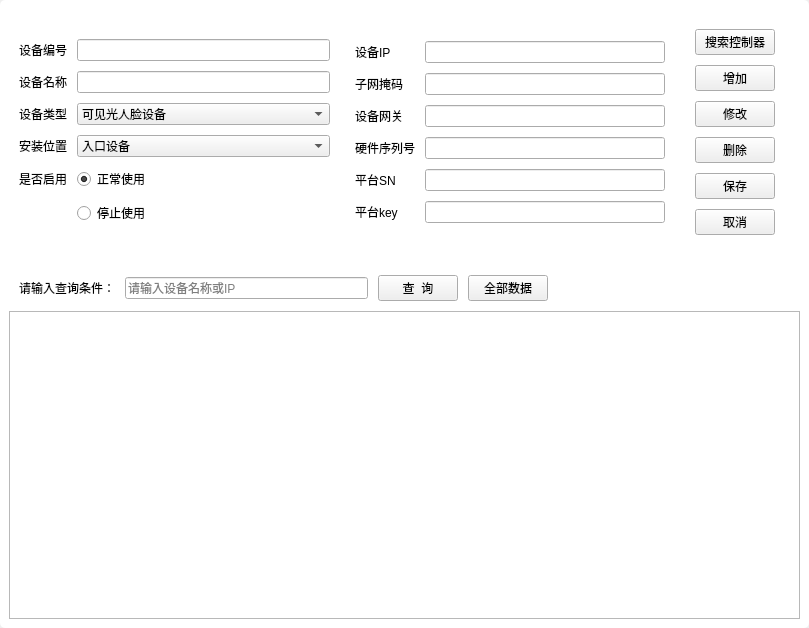
<?xml version="1.0" encoding="UTF-8"?>
<ui version="4.0">
 <class>Form</class>
 <widget class="QWidget" name="Form">
  <property name="windowModality">
   <enum>Qt::WindowModal</enum>
  </property>
  <property name="geometry">
   <rect>
    <x>0</x>
    <y>0</y>
    <width>809</width>
    <height>628</height>
   </rect>
  </property>
  <property name="windowTitle">
   <string>Form</string>
  </property>
  <property name="styleSheet">
   <string notr="true">QWidget #Form{
    background-color: rgb(255, 255, 255);
    border-radius:5px;
}</string>
  </property>
  <layout class="QVBoxLayout" name="verticalLayout_2">
   <property name="leftMargin">
    <number>0</number>
   </property>
   <property name="topMargin">
    <number>0</number>
   </property>
   <property name="rightMargin">
    <number>0</number>
   </property>
   <property name="bottomMargin">
    <number>0</number>
   </property>
   <item>
    <widget class="QWidget" name="widget" native="true">
     <property name="styleSheet">
      <string notr="true">QWidget #widget{
    background-color: rgb(255, 255, 255);
    border-radius:5px;
}</string>
     </property>
     <layout class="QVBoxLayout" name="verticalLayout_3">
      <property name="spacing">
       <number>10</number>
      </property>
      <item>
       <layout class="QHBoxLayout" name="horizontalLayout">
        <property name="leftMargin">
         <number>10</number>
        </property>
        <property name="topMargin">
         <number>20</number>
        </property>
        <property name="rightMargin">
         <number>10</number>
        </property>
        <property name="bottomMargin">
         <number>10</number>
        </property>
        <item>
         <layout class="QFormLayout" name="formLayout">
          <property name="formAlignment">
           <set>Qt::AlignLeading|Qt::AlignLeft|Qt::AlignVCenter</set>
          </property>
          <item row="0" column="0">
           <widget class="QLabel" name="label">
            <property name="styleSheet">
             <string notr="true">background-color: rgb(255, 255, 255);</string>
            </property>
            <property name="text">
             <string>设备编号</string>
            </property>
           </widget>
          </item>
          <item row="0" column="1">
           <widget class="QLineEdit" name="le_deviceId"/>
          </item>
          <item row="1" column="0">
           <widget class="QLabel" name="label_2">
            <property name="styleSheet">
             <string notr="true">background-color: rgb(255, 255, 255);</string>
            </property>
            <property name="text">
             <string>设备名称</string>
            </property>
           </widget>
          </item>
          <item row="1" column="1">
           <widget class="QLineEdit" name="le_deviceName"/>
          </item>
          <item row="2" column="0">
           <widget class="QLabel" name="label_5">
            <property name="styleSheet">
             <string notr="true">background-color: rgb(255, 255, 255);</string>
            </property>
            <property name="text">
             <string>设备类型</string>
            </property>
           </widget>
          </item>
          <item row="2" column="1">
           <widget class="QComboBox" name="cb_deviceType">
            <item>
             <property name="text">
              <string>可见光人脸设备</string>
             </property>
            </item>
            <item>
             <property name="text">
              <string>红外光人脸设备</string>
             </property>
            </item>
            <item>
             <property name="text">
              <string>刷卡设备</string>
             </property>
            </item>
            <item>
             <property name="text">
              <string>其他设备</string>
             </property>
            </item>
           </widget>
          </item>
          <item row="3" column="0">
           <widget class="QLabel" name="label_6">
            <property name="styleSheet">
             <string notr="true">background-color: rgb(255, 255, 255);</string>
            </property>
            <property name="text">
             <string>安装位置</string>
            </property>
           </widget>
          </item>
          <item row="3" column="1">
           <widget class="QComboBox" name="cb_location">
            <item>
             <property name="text">
              <string>入口设备</string>
             </property>
            </item>
            <item>
             <property name="text">
              <string>出口设备</string>
             </property>
            </item>
            <item>
             <property name="text">
              <string>出入口设备</string>
             </property>
            </item>
            <item>
             <property name="text">
              <string>其他设备</string>
             </property>
            </item>
           </widget>
          </item>
          <item row="4" column="0">
           <widget class="QLabel" name="label_7">
            <property name="styleSheet">
             <string notr="true">background-color: rgb(255, 255, 255);</string>
            </property>
            <property name="text">
             <string>是否启用</string>
            </property>
           </widget>
          </item>
          <item row="4" column="1">
           <widget class="QRadioButton" name="radioButton_nomal">
            <property name="text">
             <string>正常使用</string>
            </property>
            <property name="checked">
             <bool>true</bool>
            </property>
           </widget>
          </item>
          <item row="5" column="1">
           <widget class="QRadioButton" name="radioButton_stop">
            <property name="text">
             <string>停止使用</string>
            </property>
           </widget>
          </item>
         </layout>
        </item>
        <item>
         <spacer name="horizontalSpacer_2">
          <property name="orientation">
           <enum>Qt::Horizontal</enum>
          </property>
          <property name="sizeType">
           <enum>QSizePolicy::Fixed</enum>
          </property>
          <property name="sizeHint" stdset="0">
           <size>
            <width>15</width>
            <height>20</height>
           </size>
          </property>
         </spacer>
        </item>
        <item>
         <layout class="QFormLayout" name="formLayout_2">
          <property name="formAlignment">
           <set>Qt::AlignLeading|Qt::AlignLeft|Qt::AlignVCenter</set>
          </property>
          <item row="0" column="0">
           <widget class="QLabel" name="label_8">
            <property name="styleSheet">
             <string notr="true">background-color: rgb(255, 255, 255);</string>
            </property>
            <property name="text">
             <string>设备IP</string>
            </property>
           </widget>
          </item>
          <item row="0" column="1">
           <widget class="QLineEdit" name="le_deviceIP"/>
          </item>
          <item row="1" column="0">
           <widget class="QLabel" name="label_9">
            <property name="styleSheet">
             <string notr="true">background-color: rgb(255, 255, 255);</string>
            </property>
            <property name="text">
             <string>子网掩码</string>
            </property>
           </widget>
          </item>
          <item row="1" column="1">
           <widget class="QLineEdit" name="le_deivceMask"/>
          </item>
          <item row="2" column="0">
           <widget class="QLabel" name="label_10">
            <property name="styleSheet">
             <string notr="true">background-color: rgb(255, 255, 255);</string>
            </property>
            <property name="text">
             <string>设备网关</string>
            </property>
           </widget>
          </item>
          <item row="2" column="1">
           <widget class="QLineEdit" name="le_deviceGateWay"/>
          </item>
          <item row="5" column="0">
           <widget class="QLabel" name="label_11">
            <property name="styleSheet">
             <string notr="true">background-color: rgb(255, 255, 255);</string>
            </property>
            <property name="text">
             <string>平台SN</string>
            </property>
           </widget>
          </item>
          <item row="5" column="1">
           <widget class="QLineEdit" name="le_deviceSN"/>
          </item>
          <item row="6" column="0">
           <widget class="QLabel" name="label_12">
            <property name="styleSheet">
             <string notr="true">background-color: rgb(255, 255, 255);</string>
            </property>
            <property name="text">
             <string>平台key</string>
            </property>
           </widget>
          </item>
          <item row="6" column="1">
           <widget class="QLineEdit" name="le_key"/>
          </item>
          <item row="3" column="1">
           <widget class="QLineEdit" name="le_Memo"/>
          </item>
          <item row="3" column="0">
           <widget class="QLabel" name="label_3">
            <property name="styleSheet">
             <string notr="true">background-color: rgb(255, 255, 255);</string>
            </property>
            <property name="text">
             <string>硬件序列号</string>
            </property>
           </widget>
          </item>
         </layout>
        </item>
        <item>
         <spacer name="horizontalSpacer">
          <property name="orientation">
           <enum>Qt::Horizontal</enum>
          </property>
          <property name="sizeType">
           <enum>QSizePolicy::Fixed</enum>
          </property>
          <property name="sizeHint" stdset="0">
           <size>
            <width>20</width>
            <height>20</height>
           </size>
          </property>
         </spacer>
        </item>
        <item>
         <layout class="QVBoxLayout" name="verticalLayout">
          <item>
           <widget class="QPushButton" name="pb_search">
            <property name="text">
             <string>搜索控制器</string>
            </property>
           </widget>
          </item>
          <item>
           <widget class="QPushButton" name="pb_add">
            <property name="text">
             <string>增加</string>
            </property>
           </widget>
          </item>
          <item>
           <widget class="QPushButton" name="pb_update">
            <property name="text">
             <string>修改</string>
            </property>
           </widget>
          </item>
          <item>
           <widget class="QPushButton" name="pb_del">
            <property name="text">
             <string>删除</string>
            </property>
           </widget>
          </item>
          <item>
           <widget class="QPushButton" name="pb_save">
            <property name="text">
             <string>保存</string>
            </property>
           </widget>
          </item>
          <item>
           <widget class="QPushButton" name="pb_esc">
            <property name="text">
             <string>取消</string>
            </property>
           </widget>
          </item>
         </layout>
        </item>
        <item>
         <spacer name="horizontalSpacer_4">
          <property name="orientation">
           <enum>Qt::Horizontal</enum>
          </property>
          <property name="sizeType">
           <enum>QSizePolicy::Fixed</enum>
          </property>
          <property name="sizeHint" stdset="0">
           <size>
            <width>15</width>
            <height>20</height>
           </size>
          </property>
         </spacer>
        </item>
       </layout>
      </item>
      <item>
       <spacer name="verticalSpacer">
        <property name="orientation">
         <enum>Qt::Vertical</enum>
        </property>
        <property name="sizeType">
         <enum>QSizePolicy::Fixed</enum>
        </property>
        <property name="sizeHint" stdset="0">
         <size>
          <width>10</width>
          <height>10</height>
         </size>
        </property>
       </spacer>
      </item>
      <item>
       <layout class="QHBoxLayout" name="horizontalLayout_2">
        <property name="spacing">
         <number>10</number>
        </property>
        <property name="leftMargin">
         <number>10</number>
        </property>
        <property name="topMargin">
         <number>10</number>
        </property>
        <property name="rightMargin">
         <number>10</number>
        </property>
        <property name="bottomMargin">
         <number>0</number>
        </property>
        <item>
         <widget class="QLabel" name="label_4">
          <property name="styleSheet">
           <string notr="true">background-color: rgb(255, 255, 255);</string>
          </property>
          <property name="text">
           <string>请输入查询条件：</string>
          </property>
         </widget>
        </item>
        <item>
         <widget class="QLineEdit" name="le_queryPara">
          <property name="inputMask">
           <string/>
          </property>
          <property name="text">
           <string/>
          </property>
          <property name="alignment">
           <set>Qt::AlignLeading|Qt::AlignLeft|Qt::AlignVCenter</set>
          </property>
          <property name="placeholderText">
           <string>请输入设备名称或IP</string>
          </property>
         </widget>
        </item>
        <item>
         <widget class="QPushButton" name="pb_query">
          <property name="text">
           <string>查  询</string>
          </property>
         </widget>
        </item>
        <item>
         <widget class="QPushButton" name="pb_allData">
          <property name="text">
           <string>全部数据</string>
          </property>
         </widget>
        </item>
        <item>
         <spacer name="horizontalSpacer_3">
          <property name="orientation">
           <enum>Qt::Horizontal</enum>
          </property>
          <property name="sizeHint" stdset="0">
           <size>
            <width>40</width>
            <height>20</height>
           </size>
          </property>
         </spacer>
        </item>
       </layout>
      </item>
      <item>
       <widget class="QTableView" name="tv_device">
        <property name="alternatingRowColors">
         <bool>true</bool>
        </property>
        <property name="selectionMode">
         <enum>QAbstractItemView::SingleSelection</enum>
        </property>
        <property name="selectionBehavior">
         <enum>QAbstractItemView::SelectRows</enum>
        </property>
        <property name="wordWrap">
         <bool>false</bool>
        </property>
        <attribute name="horizontalHeaderMinimumSectionSize">
         <number>100</number>
        </attribute>
        <attribute name="horizontalHeaderDefaultSectionSize">
         <number>200</number>
        </attribute>
       </widget>
      </item>
     </layout>
    </widget>
   </item>
  </layout>
 </widget>
 <resources/>
 <connections/>
</ui>
